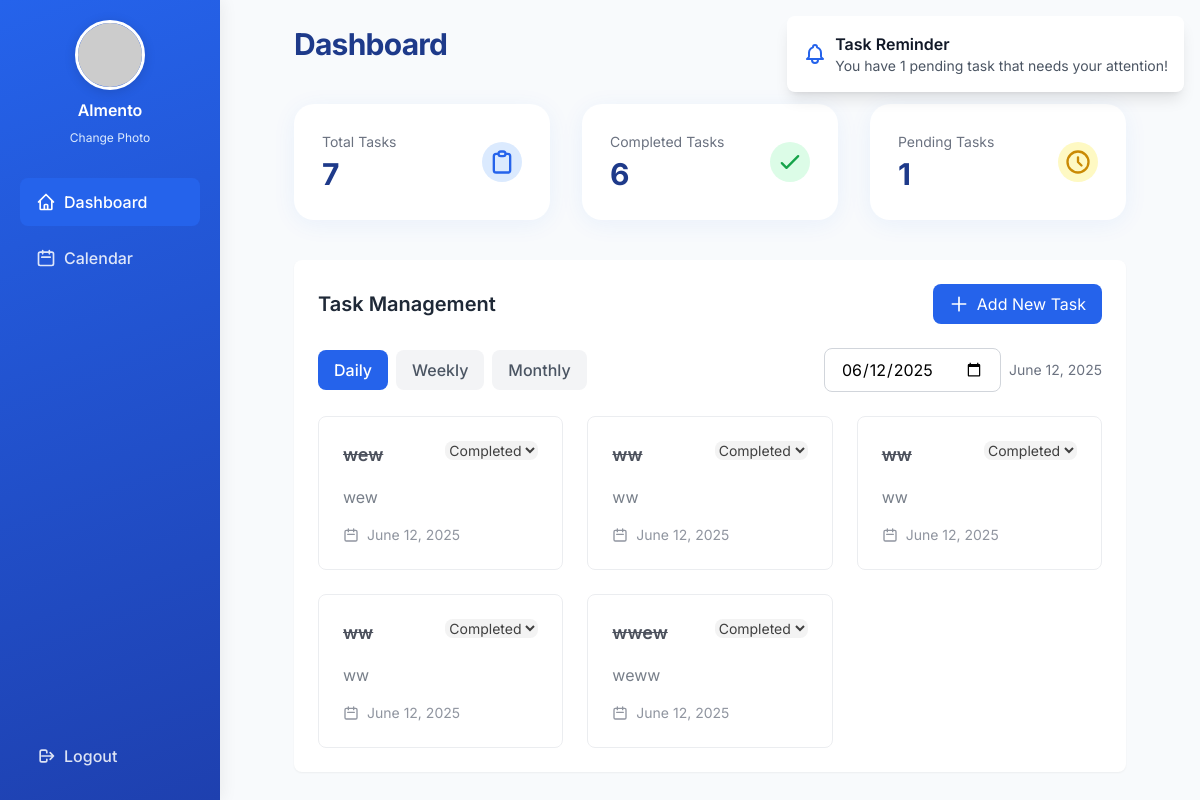
The app's page /dashboard.php (signed in) with its own data.
### tables this page shows
CREATE TABLE `users` (
  `id` int(11) NOT NULL,
  `full_name` varchar(100) NOT NULL,
  `email` varchar(100) NOT NULL,
  `password` varchar(255) NOT NULL,
  `created_at` timestamp NOT NULL DEFAULT current_timestamp(),
  `profile_image` varchar(255) DEFAULT NULL
);

CREATE TABLE `tasks` (
  `id` int(11) NOT NULL,
  `user_id` int(11) NOT NULL,
  `title` varchar(255) NOT NULL,
  `description` text DEFAULT NULL,
  `scheduled_date` date NOT NULL,
  `created_at` timestamp NOT NULL DEFAULT current_timestamp(),
  `updated_at` timestamp NOT NULL DEFAULT current_timestamp() ON UPDATE current_timestamp(),
  `status` enum('pending','completed') DEFAULT 'pending'
);

### dashboard.php (the view, shortened to what this page needs)
<?php
require_once 'config/database.php';
$stmtUser = $pdo->prepare("SELECT full_name, profile_image FROM users WHERE id = ?");
$stmtUser->execute([$_SESSION['user_id']]);
$user = $stmtUser->fetch();
$profileImg = $user && $user['profile_image'] ? 'uploads/' . $user['profile_image'] : 'https://ui-avatars.com/api/?name=' . urlencode($user['full_name'] ?? 'User') . '&background=1e40af&color=fff&size=128';
$view_type = isset($_GET['view']) ? $_GET['view'] : 'daily';
$date = isset($_GET['date']) ? $_GET['date'] : date('Y-m-d');
switch ($view_type) {
    default:
        $where_clause = "DATE(scheduled_date) = ?";
        $params = [$date];
}
$stmt = $pdo->prepare("SELECT * FROM tasks WHERE user_id = ? AND $where_clause ORDER BY scheduled_date ASC");
$stmt->execute(array_merge([$_SESSION['user_id']], $params));
$tasks = $stmt->fetchAll();
$stmtTotal = $pdo->prepare("SELECT COUNT(*) FROM tasks WHERE user_id = ?");
$stmtTotal->execute([$_SESSION['user_id']]);
$totalTasks = $stmtTotal->fetchColumn();
$stmtCompleted = $pdo->prepare("SELECT COUNT(*) FROM tasks WHERE user_id = ? AND status = 'completed'");
$stmtCompleted->execute([$_SESSION['user_id']]);
$completedTasks = $stmtCompleted->fetchColumn();
$stmtPendingTasks = $pdo->prepare("
    SELECT title, scheduled_date
    FROM tasks
    WHERE user_id = ?
    AND status = 'pending'
    AND scheduled_date >= CURDATE()
    ORDER BY scheduled_date ASC
    LIMIT 5
");
$stmtPendingTasks->execute([$_SESSION['user_id']]);
$pendingTasks = $stmtPendingTasks->fetchAll();
?>
<!DOCTYPE html>
<html lang="en">
<head>
    <script src="https://cdn.tailwindcss.com"></script>
</head>
<body>
    <div>
        <aside class="sidebar p-5 text-white">
            <div class="flex flex-col items-center mb-8">
                <img src="<?php echo $profileImg; ?>" alt="Profile" class="profile-img mb-2 shadow-lg">
                <div class="font-semibold text-base text-center mb-1"><?php echo htmlspecialchars($user['full_name']); ?></div>
                <form method="POST" enctype="multipart/form-data" class="mt-1 flex flex-col items-center">
                    <label class="text-xs text-blue-100 cursor-pointer hover:underline">
                        Change Photo
                    </label>
                </form>
            </div>
            <nav class="flex-1 space-y-2 w-full">
                <a href="#" class="nav-link active flex items-center px-4 py-3 rounded-lg font-medium">
                    <svg class="w-5 h-5 mr-2" fill="none" stroke="currentColor" viewBox="0 0 24 24"><path stroke-linecap="round" stroke-linejoin="round" stroke-width="2" d="M3 12l2-2m0 0l7-7 7 7M5 10v10a1 1 0 001 1h3m10-11l2 2m-2-2v10a1 1 0 01-1 1h-3m-6 0a1 1 0 001-1v-4a1 1 0 011-1h2a1 1 0 011 1v4a1 1 0 001 1m-6 0h6"></path></svg>
                    Dashboard
                </a>
                <a href="calendar.php" class="nav-link flex items-center px-4 py-3 rounded-lg font-medium">
                    <svg class="w-5 h-5 mr-2" fill="none" stroke="currentColor" viewBox="0 0 24 24"><path stroke-linecap="round" stroke-linejoin="round" stroke-width="2" d="M8 7V3m8 4V3m-9 8h10M5 21h14a2 2 0 002-2V7a2 2 0 00-2-2H5a2 2 0 00-2 2v12a2 2 0 002 2z"></path></svg>
                    Calendar
                </a>
            </nav>
            <a href="logout.php" class="logout nav-link flex items-center px-4 py-3 rounded-lg font-medium mt-10">
                <svg class="w-5 h-5 mr-2" fill="none" stroke="currentColor" viewBox="0 0 24 24"><path stroke-linecap="round" stroke-linejoin="round" stroke-width="2" d="M17 16l4-4m0 0l-4-4m4 4H7m6 4v1a2 2 0 01-2 2H7a2 2 0 01-2-2V7a2 2 0 012-2h4a2 2 0 012 2v1"></path></svg>
                Logout
            </a>
        </aside>
        <main class="main-content min-h-screen bg-[#f8fafc] scrollbar">
            <div class="max-w-4xl mx-auto px-4 sm:px-6 lg:px-8 py-6">
                <div class="flex flex-col sm:flex-row justify-between items-start sm:items-center gap-4 mb-10 relative">
                    <h1 class="text-2xl sm:text-3xl font-bold text-blue-900 tracking-tight">Dashboard</h1>
                    <div class="relative w-full sm:w-auto">
                        <button id="notifBtn" class="p-2 text-gray-600 hover:text-blue-600 focus:outline-none">
                            <span id="notifBadge" class="absolute -top-1 -right-1 bg-red-500 text-white text-xs rounded-full h-5 w-5 flex items-center justify-center">0</span>
                        </button>
                    </div>
                </div>
                <div class="grid grid-cols-1 sm:grid-cols-2 lg:grid-cols-3 gap-4 sm:gap-8 mb-10">
                    <div class="card p-7 flex items-center justify-between">
                        <div>
                            <p class="text-sm text-gray-500 mb-1">Total Tasks</p>
                            <div class="text-3xl font-bold text-blue-900"><?php echo $totalTasks; ?></div>
                        </div>
                        <div class="stat-icon bg-blue-100">
                            <svg class="w-7 h-7 text-blue-600" fill="none" stroke="currentColor" viewBox="0 0 24 24"><path stroke-linecap="round" stroke-linejoin="round" stroke-width="2" d="M9 5H7a2 2 0 00-2 2v12a2 2 0 002 2h10a2 2 0 002-2V7a2 2 0 00-2-2h-2M9 5a2 2 0 002 2h2a2 2 0 002-2M9 5a2 2 0 012-2h2a2 2 0 012 2"></path></svg>
                        </div>
                    </div>
                    <div class="card p-7 flex items-center justify-between">
                        <div>
                            <p class="text-sm text-gray-500 mb-1">Completed Tasks</p>
                            <div class="text-3xl font-bold text-blue-900"><?php echo $completedTasks; ?></div>
                        </div>
                        <div class="stat-icon bg-green-100">
                            <svg class="w-7 h-7 text-green-600" fill="none" stroke="currentColor" viewBox="0 0 24 24"><path stroke-linecap="round" stroke-linejoin="round" stroke-width="2" d="M5 13l4 4L19 7"></path></svg>
                        </div>
                    </div>
                    <div class="card p-7 flex items-center justify-between">
                        <div>
                            <p class="text-sm text-gray-500 mb-1">Pending Tasks</p>
                            <div class="text-3xl font-bold text-blue-900"><?php echo count($pendingTasks); ?></div>
                        </div>
                        <div class="stat-icon bg-yellow-100">
                            <svg class="w-7 h-7 text-yellow-600" fill="none" stroke="currentColor" viewBox="0 0 24 24"><path stroke-linecap="round" stroke-linejoin="round" stroke-width="2" d="M12 8v4l3 3m6-3a9 9 0 11-18 0 9 9 0 0118 0z"></path></svg>
                        </div>
                    </div>
                </div>
                <div class="bg-white rounded-lg shadow-sm p-4 sm:p-6 mb-8">
                    <div class="flex flex-col sm:flex-row justify-between items-start sm:items-center gap-4 mb-6">
                        <h2 class="text-xl font-semibold text-gray-800">Task Management</h2>
                        <button onclick="toggleTaskForm()" class="w-full sm:w-auto bg-blue-600 text-white px-4 py-2 rounded-lg hover:bg-blue-700 transition-colors flex items-center justify-center">
                            <svg class="w-5 h-5 mr-2" fill="none" stroke="currentColor" viewBox="0 0 24 24">
                                <path stroke-linecap="round" stroke-linejoin="round" stroke-width="2" d="M12 4v16m8-8H4"></path>
                            </svg>
                            Add New Task
                        </button>
                    </div>
                    <div class="flex flex-col sm:flex-row flex-wrap items-start sm:items-center justify-between gap-4 mb-6">
                        <div class="flex flex-wrap gap-2">
                            <button onclick="changeView('daily')"
                                    class="px-4 py-2 rounded-lg font-medium transition-colors <?php echo $view_type === 'daily' ? 'bg-blue-600 text-white' : 'bg-gray-100 text-gray-600 hover:bg-gray-200'; ?>">
                                Daily
                            </button>
                            <button onclick="changeView('weekly')"
                                    class="px-4 py-2 rounded-lg font-medium transition-colors <?php echo $view_type === 'weekly' ? 'bg-blue-600 text-white' : 'bg-gray-100 text-gray-600 hover:bg-gray-200'; ?>">
                                Weekly
                            </button>
                            <button onclick="changeView('monthly')"
                                    class="px-4 py-2 rounded-lg font-medium transition-colors <?php echo $view_type === 'monthly' ? 'bg-blue-600 text-white' : 'bg-gray-100 text-gray-600 hover:bg-gray-200'; ?>">
                                Monthly
                            </button>
                        </div>
                        <div class="flex flex-col sm:flex-row items-start sm:items-center gap-2">
                            <input type="date" id="date_picker" value="<?php echo $date; ?>"
                                   class="w-full sm:w-auto px-4 py-2 rounded-lg border border-gray-300 focus:ring-2 focus:ring-blue-500 focus:border-blue-500"
                                   onchange="updateDate(this.value)">
                            <span class="text-sm text-gray-500">
                                <?php
                                if ($view_type === 'daily') {
                                    echo date('F j, Y', strtotime($date));
                                } elseif ($view_type === 'weekly') {
                                    echo date('F j', strtotime($start_date)) . ' - ' . date('F j, Y', strtotime($end_date));
                                } else {
                                    echo date('F Y', strtotime($date));
                                }
                                ?>
                            </span>
                        </div>
                    </div>
                    <div class="grid grid-cols-1 sm:grid-cols-2 lg:grid-cols-3 gap-4 sm:gap-6">
                        <?php if (empty($tasks)): ?>
                            <div class="col-span-full text-center py-12">
                                <div class="w-16 h-16 bg-blue-50 rounded-full flex items-center justify-center mx-auto mb-4">
                                    <svg class="w-8 h-8 text-blue-600" fill="none" stroke="currentColor" viewBox="0 0 24 24">
                                        <path stroke-linecap="round" stroke-linejoin="round" stroke-width="2" d="M9 5H7a2 2 0 00-2 2v12a2 2 0 002 2h10a2 2 0 002-2V7a2 2 0 00-2-2h-2M9 5a2 2 0 002 2h2a2 2 0 002-2M9 5a2 2 0 012-2h2a2 2 0 012 2"></path>
                                    </svg>
                                </div>
                                <h3 class="text-lg font-semibold text-gray-900 mb-2">No tasks found</h3>
                                <p class="text-gray-500 mb-4">Get started by creating your first task</p>
                                <button onclick="toggleTaskForm()" class="text-blue-600 hover:text-blue-700 font-medium">
                                    Create a task →
                                </button>
                            </div>
                        <?php else: ?>
                            <?php foreach ($tasks as $task): ?>
                                <div class="task-card bg-white border border-gray-200 rounded-lg p-6 <?php echo $task['status'] == 'completed' ? 'opacity-75' : ''; ?>">
                                    <div class="flex justify-between items-start mb-4">
                                        <h3 class="text-lg font-semibold text-gray-900 <?php echo $task['status'] == 'completed' ? 'line-through' : ''; ?>">
                                            <?php echo htmlspecialchars($task['title']); ?>
                                        </h3>
                                        <select class="status-select text-sm border-gray-300 rounded-lg focus:ring-blue-500 focus:border-blue-500"
                                                data-task-id="<?php echo $task['id']; ?>"
                                                onchange="updateTaskStatus(this)">
                                            <option value="completed" <?php echo $task['status'] == 'completed' ? 'selected' : ''; ?>>Completed</option>
                                        </select>
                                    </div>
                                    <p class="text-gray-600 mb-4"><?php echo htmlspecialchars($task['description']); ?></p>
                                    <div class="flex items-center text-sm text-gray-500">
                                        <svg class="w-4 h-4 mr-2" fill="none" stroke="currentColor" viewBox="0 0 24 24">
                                            <path stroke-linecap="round" stroke-linejoin="round" stroke-width="2" d="M8 7V3m8 4V3m-9 8h10M5 21h14a2 2 0 002-2V7a2 2 0 00-2-2H5a2 2 0 00-2 2v12a2 2 0 002 2z"></path>
                                        </svg>
                                        <?php echo date('F j, Y', strtotime($task['scheduled_date'])); ?>
                                    </div>
                                </div>
                            <?php endforeach; ?>
                        <?php endif; ?>
                    </div>
                </div>
            </div>
        </main>
    </div>
</body>
</html>

### dashboard.php (style rules this page uses)
body { font-family: 'Inter', sans-serif; background: #f4f8fb; }
.sidebar { width: 220px; background: linear-gradient(160deg, #2563eb 0%, #1e40af 100%); min-height: 100vh; display: flex; flex-direction: column; box-shadow: 2px 0 16px #0001; position: fixed; top: 0; left: 0; z-index: 40; transition: transform 0.3s ease-in-out; }
.sidebar .nav-link { color: #fff; opacity: 0.85; transition: 0.2s; }
.sidebar .nav-link.active, .sidebar .nav-link:hover { background: #2563eb; opacity: 1; }
.sidebar .profile-img { width: 70px; height: 70px; border-radius: 50%; object-fit: cover; border: 3px solid #fff; box-shadow: 0 2px 12px #0002; transition: 0.2s; }
.sidebar .logout { margin-top: auto; }
.main-content { padding-left: 220px; min-height: 100vh; background: #f8fafc; }
.card { background: #fff; border-radius: 1.25rem; box-shadow: 0 4px 24px #2563eb11; transition: 0.2s; }
.stat-icon { width: 2.5rem; height: 2.5rem; border-radius: 9999px; display: flex; align-items: center; justify-content: center; }

### records on screen
users: full_name "Almento"
tasks: title "wew", status+id "Completed", description "wew", scheduled_date "June 12, 2025"
tasks: title "ww", status+id "Completed", description "ww", scheduled_date "June 12, 2025"
tasks: title "ww", status+id "Completed", description "ww", scheduled_date "June 12, 2025"
tasks: title "ww", status+id "Completed", description "ww", scheduled_date "June 12, 2025"
tasks: title "wwew", status+id "Completed", description "weww", scheduled_date "June 12, 2025"

### other values on screen
$totalTasks "7"
$completedTasks "6"
count($pendingTasks) "1"
date('F j, Y', strtotime($date)) "June 12, 2025"
